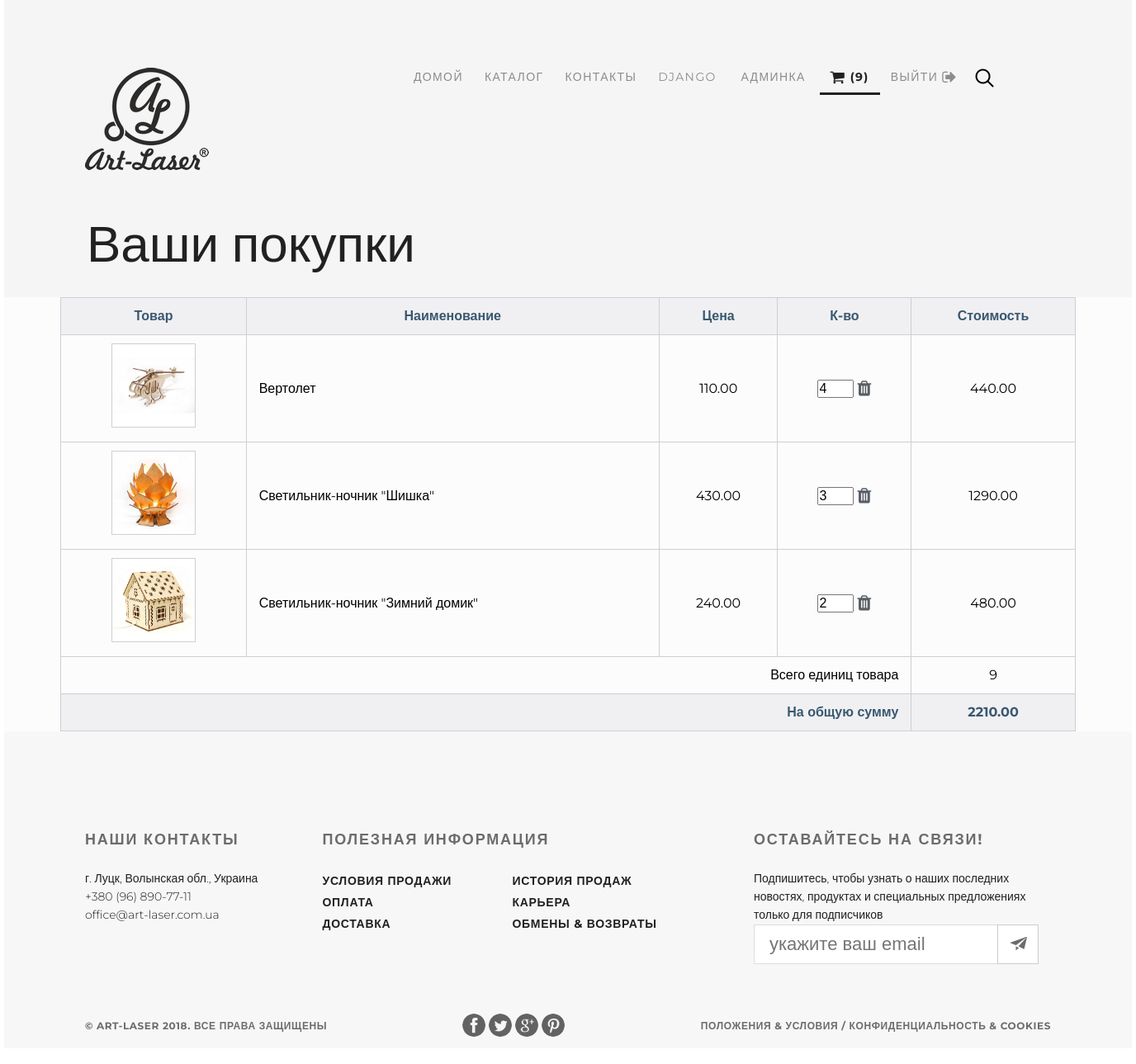
Before: /basket/ (signed in) with the older database file.
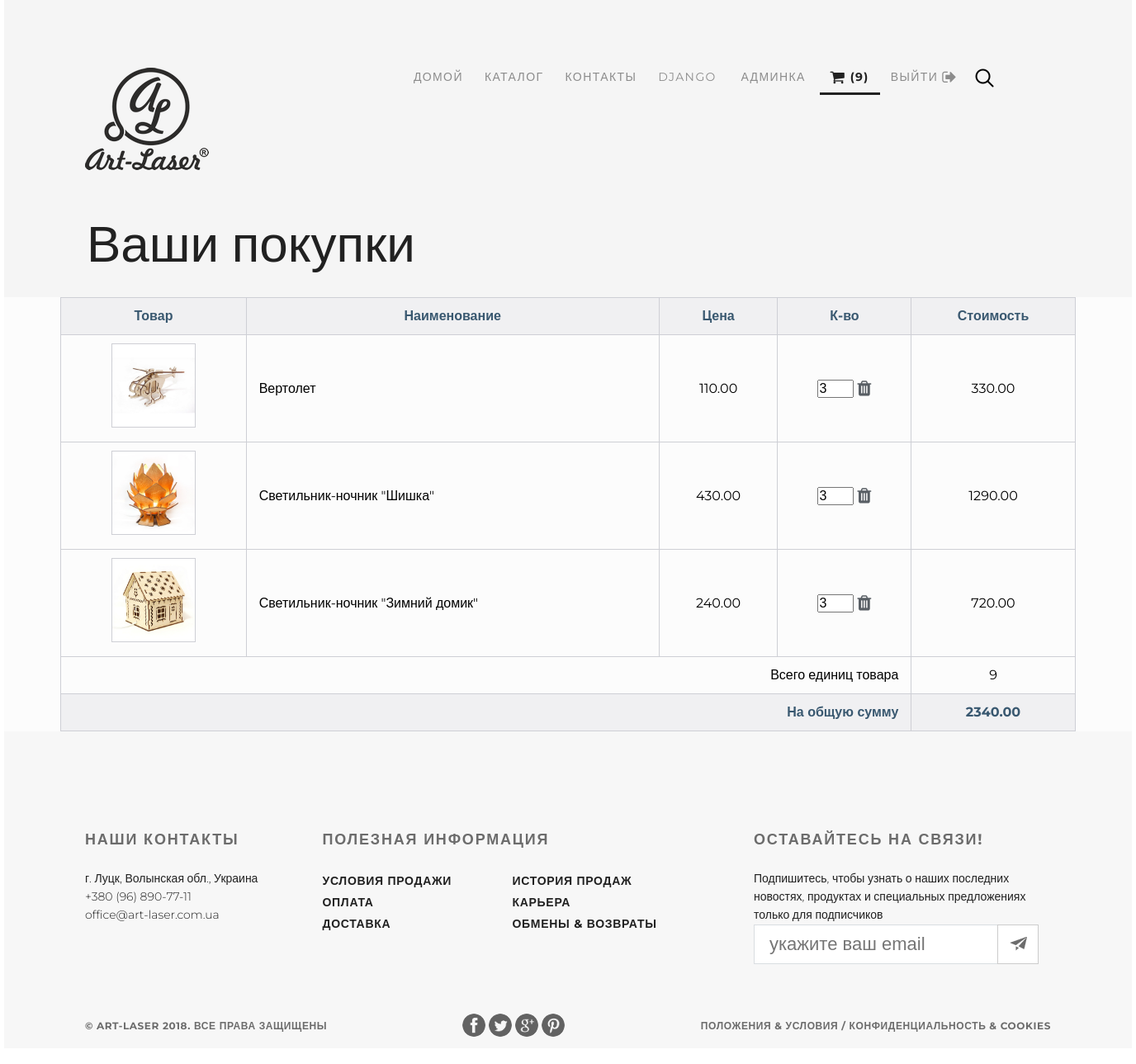
After: the same page with the newer database file.
### basketapp/models.py (models this page shows)
class Basket(models.Model):
    user = models.ForeignKey(settings.AUTH_USER_MODEL, related_name='basket', on_delete=models.CASCADE)
    product = models.ForeignKey(Product, on_delete=models.CASCADE)
    quantity = models.PositiveIntegerField(verbose_name='количество', default=0)
    add_datetime = models.DateTimeField(verbose_name='время добавления', auto_now_add=True)
    total_price = models.DecimalField(verbose_name='стоимость', max_digits=8, decimal_places=2, default=0)
    @property
    def product_cost(self):
        return self.product.price * self.quantity
    @property
    def total_quantity(self):
        items = self.user.basket.all()
        total_quantity = sum(list(map(lambda x: x.quantity, items)))
        return total_quantity
    @property
    def total_cost(self):
        items = self.user.basket.all()
        totalcost = sum(list(map(lambda x: x.product_cost, items)))
        return totalcost
    @staticmethod
    def get_basket(request):
        if request.user.is_authenticated:
            basket = request.user.basket.all()
        else:
            basket = []
        return basket

### mainapp/models.py (models this page shows, shortened)
class Product(models.Model):
    category = models.ForeignKey(ProductCategory, on_delete=models.CASCADE)
    name = models.CharField(verbose_name='Название товара', max_length=128)
    vendor_id = models.CharField(verbose_name='Артикул', max_length=10, unique=True, blank=True)
    image = models.ImageField(upload_to='products_image', blank=True)
    short_descript = models.CharField(verbose_name='Краткое описание', max_length=64, blank=True)
    description = models.TextField(verbose_name='Описание товара', blank=True)
    price = models.DecimalField(verbose_name='Цена товара', max_digits=8, decimal_places=2, default=0)
    quantity = models.PositiveIntegerField(verbose_name='Кол-во на складе', default=0)
    is_active = models.BooleanField(verbose_name='активен', default=True)

### authapp/models.py (models this page shows)
class ShopUser(AbstractUser):
    avatar = models.ImageField(upload_to='users_avatars', blank=True)
    age = models.PositiveIntegerField(verbose_name='возраст')
    phone = models.CharField(verbose_name='номер телефона', max_length=16, default='')

### basketapp/views.py (the view)
@login_required
def main_basket(requset):
    title = 'Корзина'
    basket = Basket.get_basket(requset)
    context = {
        'title': title,
        'basket': basket,
    }
    return render(requset, 'basketapp/basket.html', context)

### basketapp/templates/basketapp/basket.html (shortened to what this page needs)
{% extends 'mainapp/base.html' %}
{% load staticfiles %}
{% block container %}
<div class="container clearfix">
    <div class="hero-back">
        {% include 'mainapp/includes/inc__main_menu.html' %}
        <div class="h2">Ваши покупки</div>
    </div>
    <div class="content">
        {% if basket %}
            {% include 'basketapp/includes/inc__basket_list.html' %}
        {% else %}
        <div style="margin: 100px auto;">
            <h2>Корзина пуста</h2>
        </div>
        {% endif %}
    </div>
</div>
{% endblock%}

### mainapp/templates/mainapp/includes/inc__main_menu.html
{% load staticfiles %}
<header>
    <a class="logo" href="{% url 'main' %}"><img src="{% static '/img/my_store_logo.png' %}" alt="logo"></a>
    <a class="search" href="#"><img src="{% static '/img/search.png' %}" alt=""></a>
    <input class="search_input" type="search" placeholder="Поиск">
    <ul class="menu">
        <li>
            <a href="{% url 'main' %}"
               class="{% if request.resolver_match.url_name == 'main' %} click {% endif %}">
                ДОМОЙ
            </a>
        </li>
        <li>
            <a href="{% url 'products:index' %}"
               class="{% if request.resolver_match.namespaces.0 == 'products' %} click {% endif %}">
                КАТАЛОГ
            </a>
        </li>
        <li>
            <a href="{% url 'contact' %}"
               class="{% if request.resolver_match.url_name == 'contact' %} click {% endif %}">
                КОНТАКТЫ
            </a>
        </li>
        <li>
            {% if user.is_authenticated %}
                <a href="{% url 'auth:edit' %}">{{user.username}}</a>
                {% if user.is_superuser %}
                <a href="{% url 'administrator:categories' %}">админка</a>{% endif %}
                <a href="{% url 'basket:main_basket' %}"
                    class="{% if request.resolver_match.namespaces.0 == 'basket' %} click {% endif %}">
                        {% if basket %}
                            <i class="fa fa-shopping-cart fa-lg" aria-hidden="true"></i>
                            ({{ basket.0.total_quantity }})
                        {% else %}
                            <i class="fa fa-shopping-cart fa-lg" aria-hidden="true"></i>
                        {% endif %}
                </a>
            {% endif %}
        </li>
        <li>
            {% if user.is_authenticated %}
            <a href="{% url 'auth:logout' %}">ВЫЙТИ <i class="fa fa-sign-out fa-lg" aria-hidden="true"></i></a>
            {% else %}
            <a href="{% url 'auth:login' %}"
               class="{% if request.resolver_match.url_name == 'login' %} click {% endif %}">
                ВОЙТИ
                <i class="fa fa-sign-in fa-lg" aria-hidden="true"></i>
            </a>
            {% endif %}
        </li>
    </ul>
</header>

### basketapp/templates/basketapp/includes/inc__basket_list.html
<table>
    <thead>
    <tr>
        <th scope="col">Товар</th>
        <th scope="col">Наименование</th>
        <th scope="col">Цена</th>
        <th scope="col">К-во</th>
        <th scope="col">Стоимость</th>
    </tr>
    </thead>
    <tbody>
    {% for item in basket %}
    <tr>
        <th scope="row"><img class="img_min" src="/media/{{ item.product.image }}" alt=""></th>
        <td>{{ item.product.name }}</td>
        <td class="td-price">{{ item.product.price }}</td>
        <td class="td-qty">
            <input type="number" name="{{ item.pk }}" min="0" value="{{ item.quantity }}">
            <a href="{% url 'basket:product_del' item.pk %}">
                <i class="fa fa-trash fa-lg" aria-hidden="true"></i>
            </a>
        </td>
        <td class="td-total">{{ item.product_cost }}</td>
    </tr>
    {% endfor %}
    </tbody>
    <tfoot>
    <tr>
        <td colspan="4">Всего единиц товара</td>
        <td class="td-qty">{{ basket.0.total_quantity }}</td>
    </tr>
    <tr>
        <td colspan="4">На общую сумму</td>
        <td class="td-total">{{ basket.0.total_cost }}</td>
    </tr>
    </tfoot>
</table>

Changed rows visible on the page:
changed Basket "Вертолет": quantity "4" → "3"; product_cost "440.00" → "330.00"; user+product+quantity "2210.00" → "2340.00"
changed Basket "Светильник-ночник \"Зимний домик\"": quantity "2" → "3"; product_cost "480.00" → "720.00"
